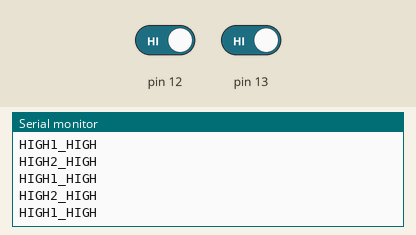
Recording of a sketch running on a simulated Arduino Uno, built with avr-gcc and run on an emulated ATmega328P. Parts: the last lines printed to the serial monitor. Inputs (shaded band) come from the test bench; at power-on: pin 12 HIGH, pin 13 HIGH.

Above: at 1.2 s.
1.3 s: pin 12 driven LOW
At 2.2 s:
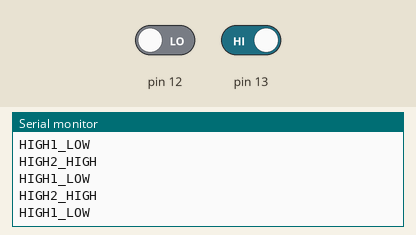
2.8 s: pin 12 driven HIGH
5.8 s: pin 13 driven LOW
7.4 s: pin 12 driven LOW and pin 13 driven HIGH
10.4 s: pin 13 driven LOW
At 11.2 s:
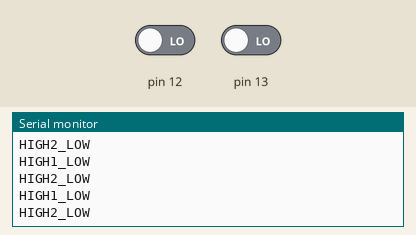
13.4 s: pin 13 driven HIGH
At 14.3 s:
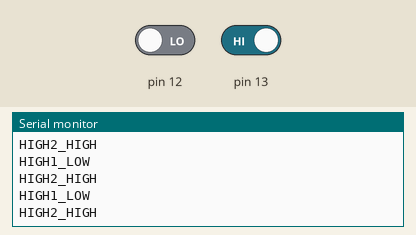

Measured:
- after the input at 1.3 s, the serial monitor: prints a new line after 0.07 s (image 1)

The sketch:

test.ino
```cpp
void setup() {Serial.begin(9600);
  pinMode(12,INPUT);
  pinMode(13,INPUT);
    pinMode(5,INPUT);
  pinMode(6,INPUT);
}

void loop()
{
int a=digitalRead(12);
int b=digitalRead(13);
if (a==LOW)
{
  Serial.println("HIGH1_LOW ") ;
  digitalWrite(5,LOW);
}
else if (a==HIGH)
{
  Serial.println("HIGH1_HIGH") ;
  digitalWrite(5,HIGH);
}
if (b==LOW)
{
  Serial.println("HIGH2_LOW") ;
  digitalWrite(6,LOW);
}
else if (b==HIGH)
{
  Serial.println("HIGH2_HIGH") ;
  digitalWrite(6,HIGH);
}
}
```
